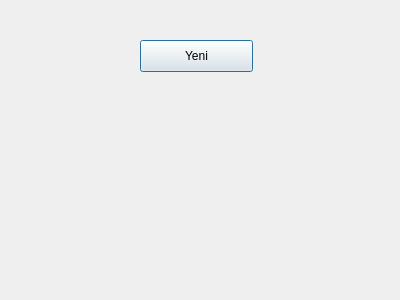
<?xml version="1.0" encoding="UTF-8"?>
<ui version="4.0">
 <class>Dialog</class>
 <widget class="QDialog" name="Dialog">
  <property name="geometry">
   <rect>
    <x>0</x>
    <y>0</y>
    <width>400</width>
    <height>300</height>
   </rect>
  </property>
  <property name="windowTitle">
   <string>Dialog</string>
  </property>
  <widget class="QPushButton" name="pushButton">
   <property name="geometry">
    <rect>
     <x>140</x>
     <y>40</y>
     <width>113</width>
     <height>32</height>
    </rect>
   </property>
   <property name="text">
    <string>Yeni</string>
   </property>
  </widget>
 </widget>
 <resources/>
 <connections/>
</ui>
